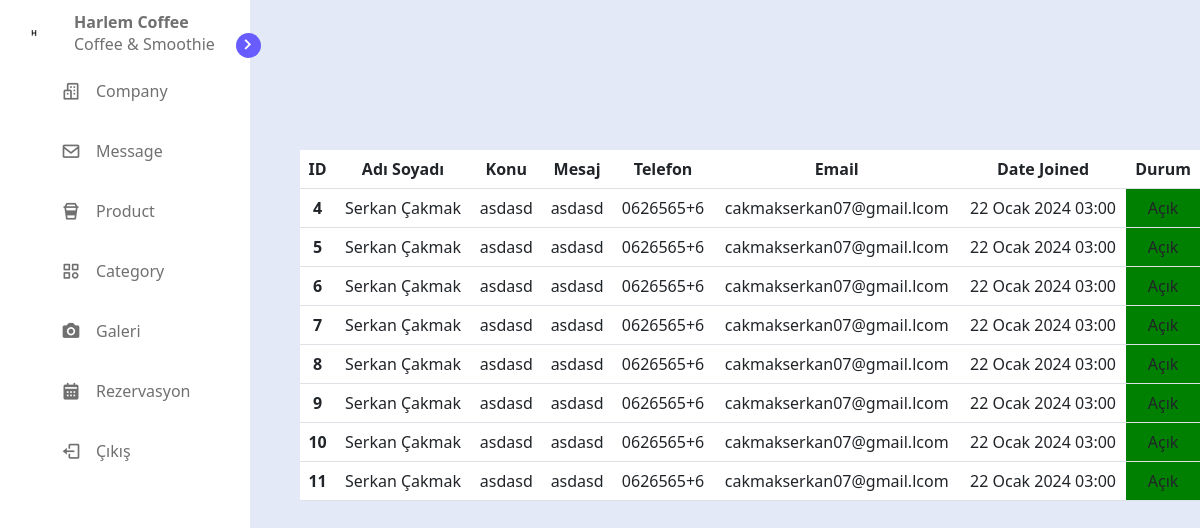
The page /admin_mesajlari/ (signed in) on the database its author committed.
### qrcafe/models.py (models this page shows)
class Message(models.Model):
    first_name = models.CharField(max_length=50,null=False,blank=False)
    last_name = models.CharField(max_length=50,null=False,blank=False)
    message = models.CharField(max_length=255,null=False,blank=False)
    subject = models.CharField(max_length=255,null=False,blank=False)
    phone = models.CharField(max_length=255,null=False,blank=False)
    email = models.EmailField(max_length=255,null=False,blank=False)
    status = models.BooleanField(default=True)
    date_joined = models.DateTimeField(auto_now_add=True)

### qrcafe/views.py (the view)
# urls.py: path('admin_mesajlari/', views.admin_messages, name='admin_mesajlari'),
def admin_messages(request):
    if not request.user.is_authenticated:
        return redirect('index')
    messages = Message.objects.filter(status=True).order_by('status')
    closed_messages = Message.objects.filter(status=False).order_by('date_joined')
    context = {
        'closed_messages':closed_messages,
        'messages':messages,
    }
    return render(request,'admin/messages.html',context)

### qrcafe/templates/admin/messages.html (shortened to what this page needs)
{% block content %}
{% include "_navbar.html" %}
<head>
</head>
<div class="content">
      <table class="table">
  <thead>
    <tr>
      <th scope="col">ID</th>
      <th scope="col">Adı Soyadı</th>
      <th scope="col">Konu</th>
      <th scope="col">Mesaj</th>
      <th scope="col">Telefon</th>
      <th scope="col">Email</th>
      <th scope="col">Date Joined</th>
      <th scope="col">Durum</th>
    </tr>
  </thead>
  <tbody>
    {% for message in messages  %}
    <tr>
      <th scope="row">{{message.id}}</th>
      <td>{{message.first_name}} {{message.last_name}}</td>
      <td>{{message.subject}}</td>
      <td>{{message.message}}</td>
      <td>{{message.phone}}</td>
      <td>{{message.email}}</td>
      <td>{{message.date_joined}}</td>
<td class="{% if message.status == False %}closeMessage{% else %}openMessage{% endif %}">
    {% if message.status == False %}
        Kapalı
    {% else %}
        Açık
    {% endif %}
</td>    </tr>
    {% endfor %}
  </tbody>
</table>
{% endblock content %}

### qrcafe/static/css/messages.css (style rules this page uses)
body { height: 100vh; background-color: var(--body-color); }
.content { width: calc(100% - 300px); margin-left: 300px; z-index: 1; }

### qrcafe/templates/admin/messages.html (style rules this page uses)
.content { width: calc(100% - 300px); margin-left: 300px; z-index: 1; }
table { margin-right:10px; }
.openMessage { background-color: green !important; }
.table { margin-top:150px; text-align:center; }

### rows shown on the page
Message: id "4", first_name "Serkan", last_name "Çakmak", subject "asdasd", message "asdasd", phone "0626565+6", email "cakmakserkan07@gmail.lcom", date_joined "22 Ocak 2024 03:00", status "Açık"
Message: id "5", first_name "Serkan", last_name "Çakmak", subject "asdasd", message "asdasd", phone "0626565+6", email "cakmakserkan07@gmail.lcom", date_joined "22 Ocak 2024 03:00", status "Açık"
Message: id "6", first_name "Serkan", last_name "Çakmak", subject "asdasd", message "asdasd", phone "0626565+6", email "cakmakserkan07@gmail.lcom", date_joined "22 Ocak 2024 03:00", status "Açık"
Message: id "7", first_name "Serkan", last_name "Çakmak", subject "asdasd", message "asdasd", phone "0626565+6", email "cakmakserkan07@gmail.lcom", date_joined "22 Ocak 2024 03:00", status "Açık"
Message: id "8", first_name "Serkan", last_name "Çakmak", subject "asdasd", message "asdasd", phone "0626565+6", email "cakmakserkan07@gmail.lcom", date_joined "22 Ocak 2024 03:00", status "Açık"
Message: id "9", first_name "Serkan", last_name "Çakmak", subject "asdasd", message "asdasd", phone "0626565+6", email "cakmakserkan07@gmail.lcom", date_joined "22 Ocak 2024 03:00", status "Açık"
Message: id "10", first_name "Serkan", last_name "Çakmak", subject "asdasd", message "asdasd", phone "0626565+6", email "cakmakserkan07@gmail.lcom", date_joined "22 Ocak 2024 03:00", status "Açık"
Message: id "11", first_name "Serkan", last_name "Çakmak", subject "asdasd", message "asdasd", phone "0626565+6", email "cakmakserkan07@gmail.lcom", date_joined "22 Ocak 2024 03:00", status "Açık"
